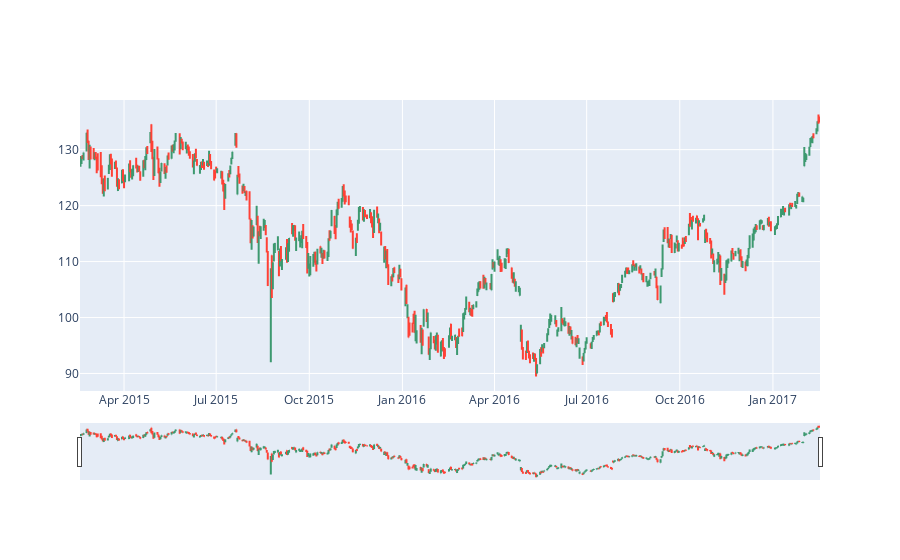

The notebook cell this image was saved under:
### Code cell
fig = go.Figure(data=go.Ohlc(x=df['Date'],
                    open=df['AAPL.Open'],
                    high=df['AAPL.High'],
                    low=df['AAPL.Low'],
                    close=df['AAPL.Close']))
fig.show()

### Figure 1 — Plotly figure (JSON) as saved in the notebook; plotly's stock layout.template omitted (floating-point values rounded to 4 significant figures; data arrays with more than 128 entries replaced by an {"elided": "..."} marker saying what was removed)
{"data": [{"close": {"elided": "506 float values"}, "high": {"elided": "506 float values"}, "low": {"elided": "506 float values"}, "open": {"elided": "506 float values"}, "type": "ohlc", "x": {"elided": "506 str values"}}], "layout": {}}
